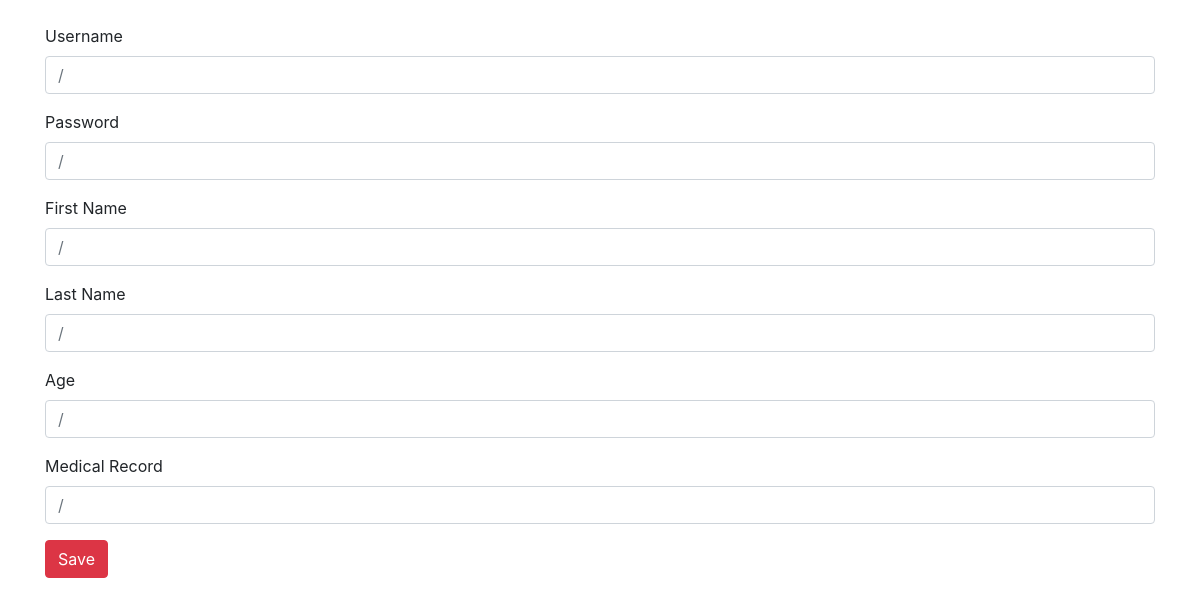
Before: /mentalcheck/profile/ with the older database file.
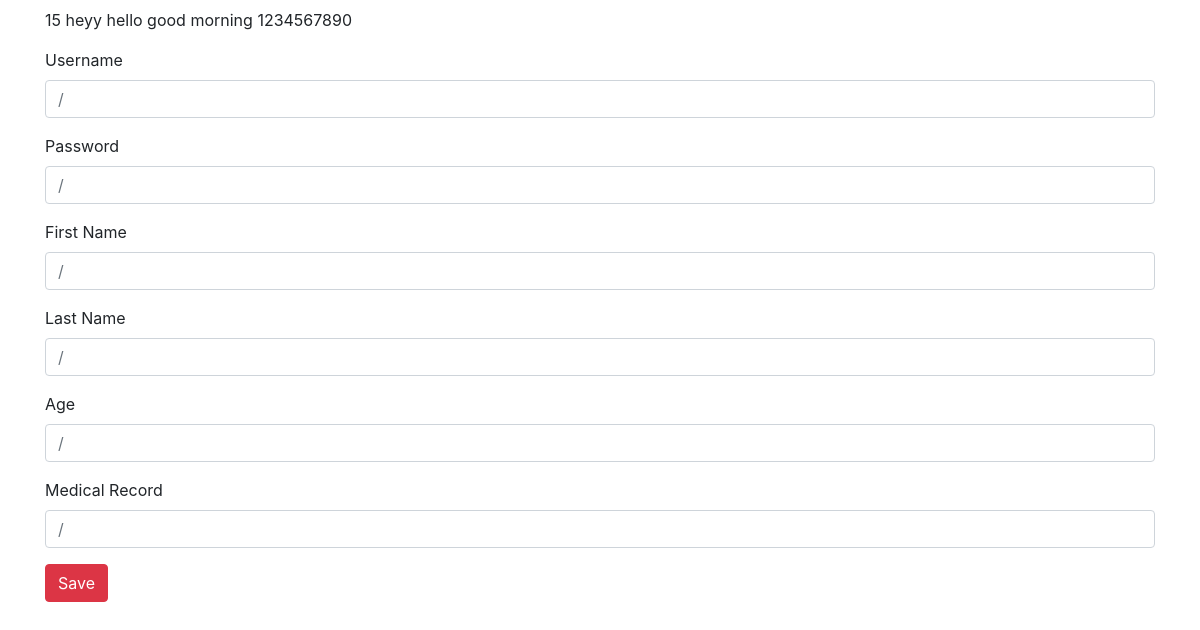
After: the same page with the newer database file.
### mentalcheck/models.py (models this page shows)
class Profile(models.Model):
    User = models.OneToOneField(
        User,
        on_delete=models.CASCADE,
        primary_key = True,
        default = ""
    )
    age = models.IntegerField()
    medicalHistory = models.TextField(default="", blank=True)
    emergencyContact = models.CharField(max_length = 10, default = "")

### mentalcheck/views.py (the view, shortened to what this page needs)
# urls.py: path('profile/', views.profile.as_view(), name='profile'),
class profile(View):
    def get(self, request):
        profiles = Profile.objects.all()
        context = {
            'allProfiles': profiles
        }
        return render(request, 'mentalcheck/profilepage.html', context)

### mentalcheck/templates/mentalcheck/profilepage.html (shortened to what this page needs)
<!DOCTYPE html>
<html>
  <head>
    <link rel="stylesheet" href="https://maxcdn.bootstrapcdn.com/bootstrap/4.5.2/css/bootstrap.min.css">
  </head>
  <body>
    <div class = "container">
      <form style="padding-bottom:1em;" method="POST">
        {% for profile in allProfiles %}
          <div>
            {{profile.age}} {{profile.medicalHistory}}
            {{profile.emergencyContact}}
          </div>
        {% endfor %}
      </form>
      <form style="padding-bottom:1em;" method="POST">
        <div class="form-group">
          <label for="inputUsername">Username</label>
          <input type="text" class="form-control" name="inputUsername" id="inputUsername" placeholder = />
        </div>
        <div class="form-group">
          <label for="inputPassword">Password</label>
          <input type="password" class="form-control" name="inputPassword" id="inputPassword" placeholder = />
        </div>
        <div class="form-group">
          <label for="inputFirstName">First Name</label>
          <input type="text" class="form-control" name="inputFirstName" id="inputFirstName" placeholder = />
        </div>
        <div class="form-group">
          <label for="inputLastName">Last Name</label>
          <input type="text" class="form-control" name="inputLastName" id="inputLastName" placeholder = />
        </div>
        <div class="form-group">
          <label for="inputAge">Age</label>
          <input type="text" class="form-control" name="inputAge" id="inputAge" placeholder = />
        </div>
        <div class="form-group">
          <label for="inputMed">Medical Record</label>
          <input type="text" class="form-control" name="inputMed" id="inputMed" placeholder = />
        </div>
        <button type="submit" class="btn btn-danger">Save</button>
      </form>
    </div>
  </body>
</html>

Changed rows visible on the page:
added Profile: age "15", medicalHistory "heyy hello good morning", emergencyContact "1234567890"
